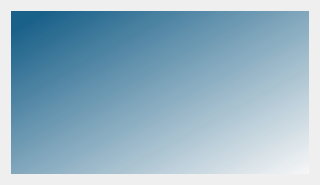
<?xml version="1.0" encoding="UTF-8"?>
<ui version="4.0">
 <class>TTKCircleClickPlaneWindow</class>
 <widget class="QMainWindow" name="TTKCircleClickPlaneWindow">
  <property name="geometry">
   <rect>
    <x>0</x>
    <y>0</y>
    <width>320</width>
    <height>185</height>
   </rect>
  </property>
  <property name="windowTitle">
   <string>TTKCircleClickPlaneWindow</string>
  </property>
  <property name="styleSheet">
   <string notr="true"/>
  </property>
  <widget class="QWidget" name="centralWidget">
   <layout class="QVBoxLayout" name="verticalLayout">
    <item>
     <widget class="TTKCircleClickPlane" name="label" native="true">
      <property name="styleSheet">
       <string notr="true">background-color: qlineargradient(spread:pad, x1:0, y1:0, x2:1, y2:1, stop:0.0646766 rgba(13, 88, 131, 240), stop:1 rgba(255, 255, 255, 128));</string>
      </property>
     </widget>
    </item>
   </layout>
  </widget>
 </widget>
 <layoutdefault spacing="6" margin="11"/>
 <customwidgets>
  <customwidget>
   <class>TTKCircleClickPlane</class>
   <extends>QWidget</extends>
   <header>ttkcircleclickplane.h</header>
  </customwidget>
 </customwidgets>
 <resources/>
 <connections/>
</ui>
